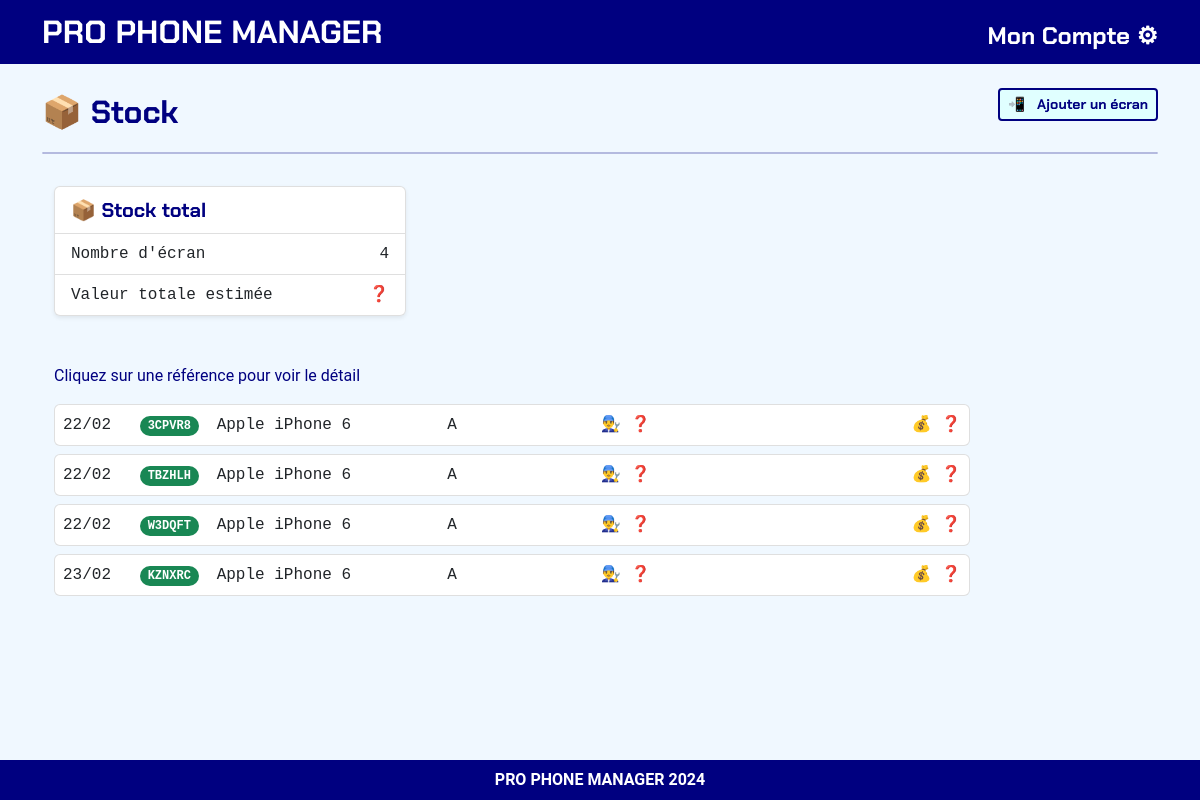
Page /stock/unattributed/ (signed in) on the committed database.
### listings/models.py (models this page shows, shortened)
class BrokenScreen(models.Model):
    id = models.AutoField(primary_key=True)
    repairstore = models.ForeignKey(RepairStore, on_delete=models.CASCADE)
    uniquereference = models.OneToOneField(UniqueReference, on_delete=models.CASCADE)
    screenbrand = models.ForeignKey(ScreenBrand, on_delete=models.CASCADE)
    screenmodel = models.ForeignKey(ScreenModel, on_delete=models.CASCADE)
    diag_question_1 = models.TextField(null=True, blank=True)
    diag_question_2 = models.TextField(null=True, blank=True)
    diag_question_3 = models.TextField(null=True, blank=True)
    diag_question_4 = models.TextField(null=True, blank=True)
    diag_question_5 = models.TextField(null=True, blank=True)
    diag_question_6 = models.TextField(null=True, blank=True)
    diag_question_7 = models.TextField(null=True, blank=True)
    diag_question_8 = models.TextField(null=True, blank=True)
    diag_question_9 = models.TextField(null=True, blank=True)
    diag_question_10 = models.TextField(null=True, blank=True)
    diag_response_1 = models.BooleanField(null=True)
    diag_response_2 = models.BooleanField(null=True)
    diag_response_3 = models.BooleanField(null=True)
    diag_response_4 = models.BooleanField(null=True)
    diag_response_5 = models.BooleanField(null=True)
    diag_response_6 = models.BooleanField(null=True)
    diag_response_7 = models.BooleanField(null=True)
    diag_response_8 = models.BooleanField(null=True)
    diag_response_9 = models.BooleanField(null=True)
    diag_response_10 = models.BooleanField(null=True)
    is_diag_done = models.BooleanField(default=False)
    grade = models.CharField(
        max_length=20,
        choices=[
            ('', 'Select Grade'),
            ('A', 'A'),
            ('B', 'B'),
            ('C', 'C'),
            ('D', 'D'),
            ('E', 'E'),
            ('F', 'F'),
            ('G', 'G'),
            ('Fully Broken', 'Fully Broken'),
            ('Aftermarket', 'Aftermarket')
        ],
        default='EN ATTENTE',
    )
    quotations = models.ManyToManyField('RecyclerPricing', related_name='broken_screens')
    recycler = models.ForeignKey(Recycler, on_delete=models.SET_NULL, null=True, blank=True)
    is_attributed = models.BooleanField(default=False)
    price = models.DecimalField(max_digits=10, decimal_places=2, null=True, blank=True)
    is_packed = models.BooleanField(default=False)
    date_joined = models.DateTimeField(default=timezone.now)
    class Meta:
        ordering = ['-date_joined']
    class Meta:
        ordering = ['-date_joined']

class UniqueReference(models.Model):
    repairstore = models.ForeignKey(RepairStore, on_delete=models.CASCADE)
    value = models.CharField(max_length=6, unique=True)
    is_used = models.BooleanField(default=False)
    def __str__(self):
        return self.value

class ScreenModel(models.Model):
    screenbrand = models.ForeignKey(ScreenBrand, on_delete=models.CASCADE)
    screenmodel = models.CharField(max_length=50)
    is_oled = models.BooleanField(default=False)
    is_3dtouch = models.BooleanField(default=False)
    is_wanted = models.BooleanField(default=False)
    class Meta:
        ordering = ['screenbrand', 'screenmodel']

class ScreenBrand(models.Model):
    screenbrand = models.CharField(max_length=25, primary_key=True, null=False, blank=False)
    class Meta:
        ordering = ['screenbrand']

### listings/views.py (the view)
# urls.py: path('stock/unattributed/', stock_unattributed, name='stock_unattributed'),
@login_required
@require_GET
def stock_unattributed(request):
    broken_screens = BrokenScreen.objects.filter(
        repairstore=request.user.repairstore,
        recycler__isnull=True,
        is_packed=False
    ).order_by('screenmodel__screenmodel')
    items_value = sum(broken_screen.price for broken_screen in broken_screens if broken_screen.price)
    logger.debug("Number of all BrokenScreens: %d", BrokenScreen.objects.all().count())
    logger.debug("Number of BrokenScreens without recycler: %d", broken_screens.count())
    context = {
        'broken_screens': broken_screens,
        'items_count': broken_screens.count(),
        'items_value': sum(broken_screen.price for broken_screen in broken_screens if broken_screen.price),
        'display_question_mark': items_value == 0,
    }
    return render(request, 'stock.html', context)

### listings/templates/stock.html (shortened to what this page needs)
{% extends "base_webapp.html" %}
{% load static %}
{% block page_title %}
<span>📦 Stock</span>
<span>
    <a class="btn btn-sm btn-outline-blue float-end" href="{% url 'create_brokenscreen' %}">
        <span class="me-2">📲</span>
        <span>Ajouter un écran</span>
    </a>
</span>
{% endblock page_title %}
{% block page_content %}
    <div class="row mb-4">
        <div class="col-12 col-md-6 col-lg-4 mb-4">
            <ul class="list-group font-monospace shadow-sm">
                <li class="list-group-item logo-blue fs-5">📦 Stock {% if brand %}{{ brand.screenmodel|title }}{% elif recycler %}{{ recycler|title }}{% else %}total{% endif %}</li>
                <li class="list-group-item fs-6">
                    <span>Nombre d'écran</span>
                    <span class="float-end">{{ items_count }}</span>
                </li>
                <li class="list-group-item fs-6">
                    <span>Valeur totale estimée</span>
                    {% if items_value|default:"0" == "0" %}
                        <span class="float-end">❓</span>
                    {% else %}
                        <span class="float-end">{{ items_value }} €</span>
                    {% endif %}
                </li>
            </ul>
        </div>
    </div>
    <div class="row mb-4 md-mb-5 mb-lg-5">
        <div class="mb-1 mb-md-3 fs-6 text-blue">Cliquez sur une référence pour voir le détail</div>
        <div class="col-12 d-none d-md-block col-lg-10 mb-4">
            {% for broken_screen in broken_screens %}
            <ul class="list-group mb-2 fs-6 font-monospace">
                <li class="list-group-item px-md-1 px-lg-2">
                    <div class="row">
                        <div class="col-md-1 text-start">
                            <span>{{ broken_screen.date_joined|date:'d/m' }}</span>
                        </div>
                        <div class="col-md-1 text-start">
                            <span class="badge rounded-pill font-monospace bg-success">{{ broken_screen.uniquereference }}</span>
                        </div>
                        <div class="col-md-3 text-start">
                            <span>{{ broken_screen.screenmodel.screenbrand.screenbrand|title }} {{ broken_screen.screenmodel.screenmodel }}</span>
                        </div>
                        <div class="col-md-2 text-start">
                            <span>
                                {% if broken_screen.grade %}
                                    {{ broken_screen.grade }}
                                {% else %}
                                    <span>🔎</span> ❓
                                {% endif %}
                            </span>
                        </div>
                        <div class="col-md-3 text-start">
                            <span>
                                {% if broken_screen.recycler %}
                                    {{ broken_screen.recycler }}
                                {% else %}
                                    👨‍🔧 ❓
                                {% endif %}
                            </span>
                        </div>
                        <div class="col-md-2 text-end">
                            <span>
                                {% if broken_screen.recycler and broken_screen.price %}
                                    {{ broken_screen.price }} €
                                {% else %}
                                    <span>💰</span> ❓
                                {% endif %}
                            </span>
                        </div>
                    </div>
                </li>
            </ul>
            {% endfor %}
        </div>
    </div>
{% endblock page_content %}

### listings/static/styles.css (style rules this page uses)
body { font-family: 'Roboto', sans-serif; scroll-behavior: smooth; background-color: AliceBlue; }
a { color:navy; }
.logo-blue { font-family: 'ChakraPetch', sans-serif; color:navy; font-weight: bold; }
.text-blue { color:navy; }
.btn { font-family: 'ChakraPetch', sans-serif; }
.btn-outline-blue { font-family: 'ChakraPetch', sans-serif; color:navy; background-color:LightCyan; border: 2px solid navy; }

### rows in the picture
BrokenScreen: date_joined "22/02", uniquereference "3CPVR8", screenmodel.screenbrand.screenbrand "Apple", screenmodel.screenmodel "iPhone 6", grade "A"
BrokenScreen: date_joined "22/02", uniquereference "TBZHLH", screenmodel.screenbrand.screenbrand "Apple", screenmodel.screenmodel "iPhone 6", grade "A"
BrokenScreen: date_joined "22/02", uniquereference "W3DQFT", screenmodel.screenbrand.screenbrand "Apple", screenmodel.screenmodel "iPhone 6", grade "A"
BrokenScreen: date_joined "23/02", uniquereference "KZNXRC", screenmodel.screenbrand.screenbrand "Apple", screenmodel.screenmodel "iPhone 6", grade "A"

### other values in the picture
{{ items_count }} "4"
